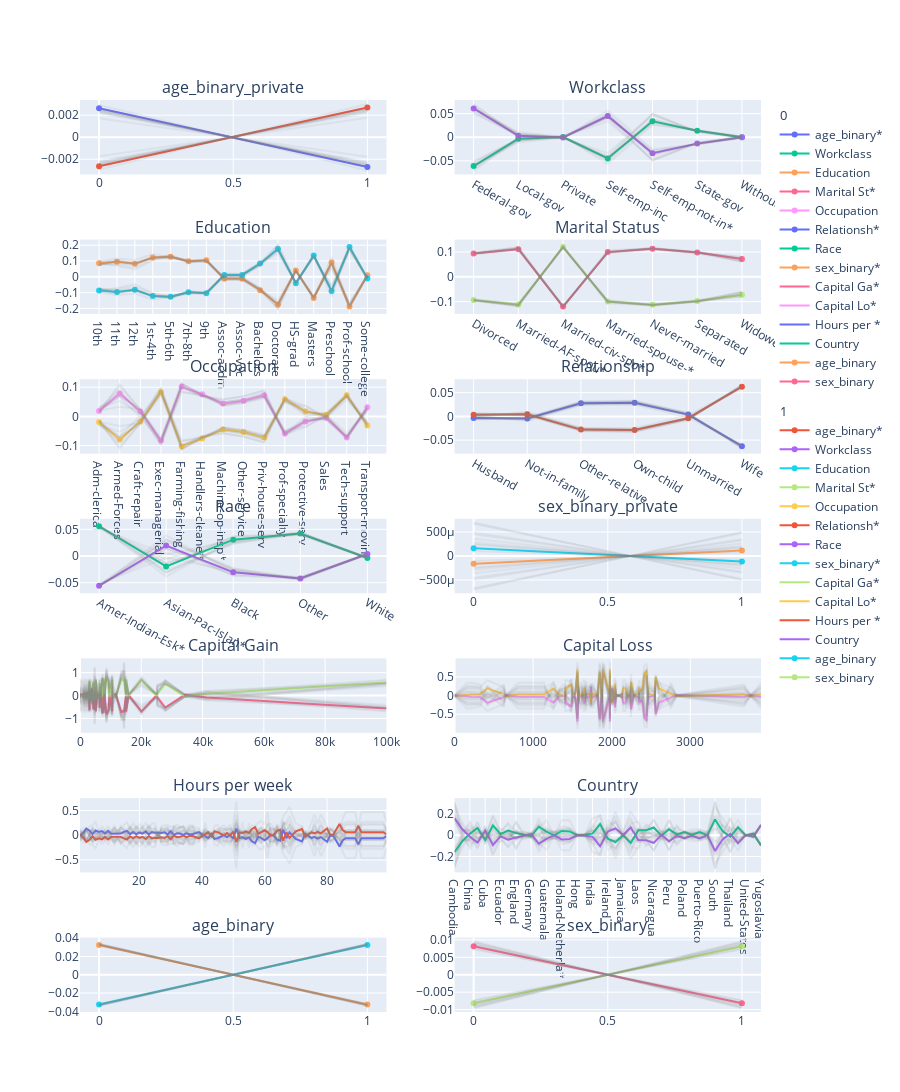

Notebook code for this chart:
### Code cell
# Print ALE results and plot the explanations
print("ALE results:")
global_explanations["ale"].ipython_plot(class_names=transformer.class_names)
